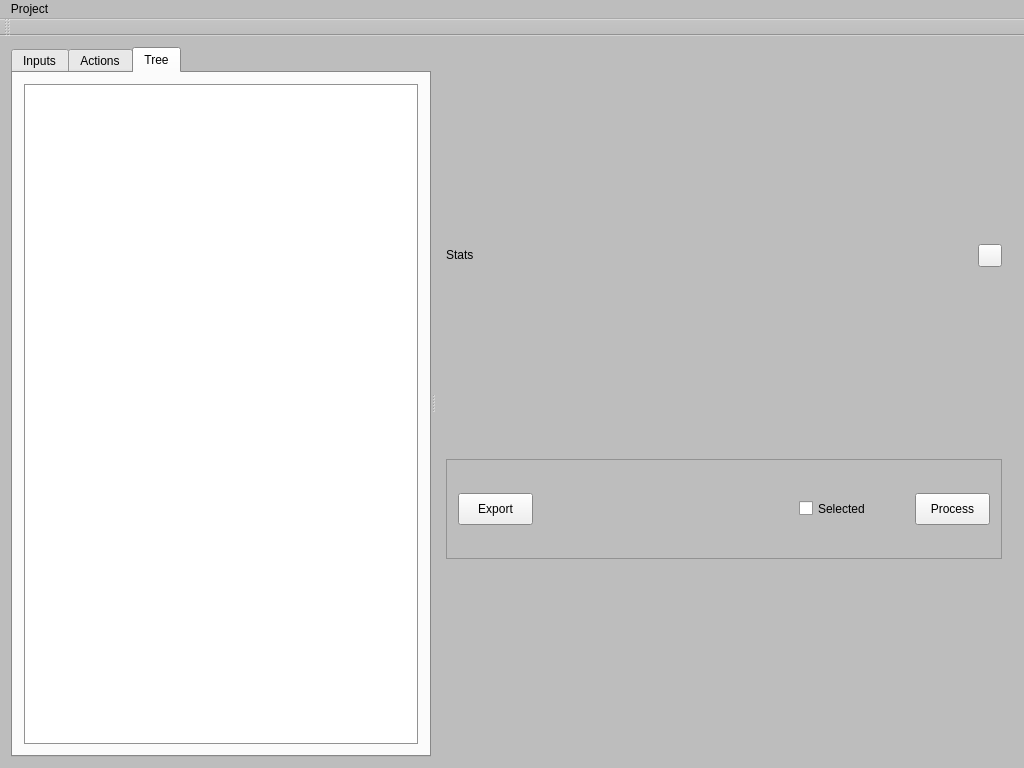
<?xml version="1.0" encoding="UTF-8"?>
<ui version="4.0">
 <class>MainWindow</class>
 <widget class="QMainWindow" name="MainWindow">
  <property name="geometry">
   <rect>
    <x>0</x>
    <y>0</y>
    <width>1024</width>
    <height>768</height>
   </rect>
  </property>
  <property name="palette">
   <palette>
    <active>
     <colorrole role="Window">
      <brush brushstyle="SolidPattern">
       <color alpha="255">
        <red>189</red>
        <green>189</green>
        <blue>189</blue>
       </color>
      </brush>
     </colorrole>
    </active>
    <inactive>
     <colorrole role="Window">
      <brush brushstyle="SolidPattern">
       <color alpha="255">
        <red>189</red>
        <green>189</green>
        <blue>189</blue>
       </color>
      </brush>
     </colorrole>
    </inactive>
    <disabled>
     <colorrole role="Window">
      <brush brushstyle="SolidPattern">
       <color alpha="255">
        <red>189</red>
        <green>189</green>
        <blue>189</blue>
       </color>
      </brush>
     </colorrole>
    </disabled>
   </palette>
  </property>
  <property name="acceptDrops">
   <bool>true</bool>
  </property>
  <property name="windowTitle">
   <string>Graft 0.1</string>
  </property>
  <widget class="QWidget" name="centralWidget">
   <layout class="QGridLayout" name="gridLayout">
    <item row="0" column="0">
     <widget class="QSplitter" name="splitter">
      <property name="sizePolicy">
       <sizepolicy hsizetype="Expanding" vsizetype="Expanding">
        <horstretch>0</horstretch>
        <verstretch>0</verstretch>
       </sizepolicy>
      </property>
      <property name="orientation">
       <enum>Qt::Horizontal</enum>
      </property>
      <widget class="QTabWidget" name="tabWidget">
       <property name="sizePolicy">
        <sizepolicy hsizetype="Preferred" vsizetype="Expanding">
         <horstretch>0</horstretch>
         <verstretch>0</verstretch>
        </sizepolicy>
       </property>
       <property name="minimumSize">
        <size>
         <width>420</width>
         <height>0</height>
        </size>
       </property>
       <property name="maximumSize">
        <size>
         <width>420</width>
         <height>16777215</height>
        </size>
       </property>
       <property name="baseSize">
        <size>
         <width>0</width>
         <height>0</height>
        </size>
       </property>
       <property name="tabPosition">
        <enum>QTabWidget::North</enum>
       </property>
       <property name="tabShape">
        <enum>QTabWidget::Rounded</enum>
       </property>
       <property name="currentIndex">
        <number>2</number>
       </property>
       <widget class="QWidget" name="inputsTab">
        <attribute name="title">
         <string>Inputs</string>
        </attribute>
        <layout class="QVBoxLayout" name="verticalLayout_2">
         <item>
          <layout class="QVBoxLayout" name="filesLayout">
           <item>
            <widget class="QListWidget" name="inputListWidget">
             <property name="minimumSize">
              <size>
               <width>300</width>
               <height>60</height>
              </size>
             </property>
             <property name="maximumSize">
              <size>
               <width>400</width>
               <height>150</height>
              </size>
             </property>
             <property name="verticalScrollBarPolicy">
              <enum>Qt::ScrollBarAsNeeded</enum>
             </property>
             <property name="horizontalScrollBarPolicy">
              <enum>Qt::ScrollBarAlwaysOff</enum>
             </property>
             <property name="autoScroll">
              <bool>true</bool>
             </property>
             <property name="dragEnabled">
              <bool>false</bool>
             </property>
             <property name="dragDropMode">
              <enum>QAbstractItemView::NoDragDrop</enum>
             </property>
             <property name="defaultDropAction">
              <enum>Qt::IgnoreAction</enum>
             </property>
             <property name="selectionBehavior">
              <enum>QAbstractItemView::SelectItems</enum>
             </property>
             <property name="resizeMode">
              <enum>QListView::Adjust</enum>
             </property>
            </widget>
           </item>
           <item>
            <layout class="QHBoxLayout" name="filesListButtonsLayout">
             <property name="spacing">
              <number>11</number>
             </property>
             <item>
              <widget class="QPushButton" name="addInputFilesButton">
               <property name="minimumSize">
                <size>
                 <width>32</width>
                 <height>32</height>
                </size>
               </property>
               <property name="maximumSize">
                <size>
                 <width>32</width>
                 <height>32</height>
                </size>
               </property>
               <property name="toolTip">
                <string>Add file or folder</string>
               </property>
               <property name="text">
                <string>+</string>
               </property>
              </widget>
             </item>
             <item>
              <widget class="QPushButton" name="removeInputFilesButton">
               <property name="minimumSize">
                <size>
                 <width>32</width>
                 <height>32</height>
                </size>
               </property>
               <property name="maximumSize">
                <size>
                 <width>32</width>
                 <height>32</height>
                </size>
               </property>
               <property name="toolTip">
                <string>Remove selected file</string>
               </property>
               <property name="text">
                <string>-</string>
               </property>
              </widget>
             </item>
             <item>
              <spacer name="horizontalSpacer">
               <property name="orientation">
                <enum>Qt::Horizontal</enum>
               </property>
               <property name="sizeType">
                <enum>QSizePolicy::Expanding</enum>
               </property>
               <property name="sizeHint" stdset="0">
                <size>
                 <width>10</width>
                 <height>20</height>
                </size>
               </property>
              </spacer>
             </item>
            </layout>
           </item>
           <item>
            <widget class="InspectorWidget" name="fileInspector">
             <property name="minimumSize">
              <size>
               <width>300</width>
               <height>75</height>
              </size>
             </property>
             <property name="maximumSize">
              <size>
               <width>400</width>
               <height>16777215</height>
              </size>
             </property>
             <property name="widgetResizable">
              <bool>true</bool>
             </property>
             <widget class="QWidget" name="scrollAreaWidgetContents_2">
              <property name="geometry">
               <rect>
                <x>0</x>
                <y>0</y>
                <width>376</width>
                <height>395</height>
               </rect>
              </property>
             </widget>
            </widget>
           </item>
          </layout>
         </item>
        </layout>
       </widget>
       <widget class="QWidget" name="actionsTab">
        <attribute name="title">
         <string>Actions</string>
        </attribute>
        <layout class="QVBoxLayout" name="verticalLayout">
         <item>
          <layout class="QVBoxLayout" name="actionsVLayout">
           <property name="sizeConstraint">
            <enum>QLayout::SetDefaultConstraint</enum>
           </property>
           <item>
            <widget class="QListWidget" name="operationsListWidget">
             <property name="minimumSize">
              <size>
               <width>300</width>
               <height>60</height>
              </size>
             </property>
             <property name="maximumSize">
              <size>
               <width>400</width>
               <height>150</height>
              </size>
             </property>
             <property name="palette">
              <palette>
               <active>
                <colorrole role="Base">
                 <brush brushstyle="SolidPattern">
                  <color alpha="255">
                   <red>255</red>
                   <green>255</green>
                   <blue>255</blue>
                  </color>
                 </brush>
                </colorrole>
               </active>
               <inactive>
                <colorrole role="Base">
                 <brush brushstyle="SolidPattern">
                  <color alpha="255">
                   <red>255</red>
                   <green>255</green>
                   <blue>255</blue>
                  </color>
                 </brush>
                </colorrole>
               </inactive>
               <disabled>
                <colorrole role="Base">
                 <brush brushstyle="SolidPattern">
                  <color alpha="255">
                   <red>189</red>
                   <green>189</green>
                   <blue>189</blue>
                  </color>
                 </brush>
                </colorrole>
               </disabled>
              </palette>
             </property>
             <property name="horizontalScrollBarPolicy">
              <enum>Qt::ScrollBarAlwaysOff</enum>
             </property>
             <property name="dragDropMode">
              <enum>QAbstractItemView::InternalMove</enum>
             </property>
             <property name="defaultDropAction">
              <enum>Qt::TargetMoveAction</enum>
             </property>
            </widget>
           </item>
           <item>
            <layout class="QHBoxLayout" name="actionlistButtonsLayout">
             <item>
              <widget class="QPushButton" name="addActionButton">
               <property name="minimumSize">
                <size>
                 <width>32</width>
                 <height>32</height>
                </size>
               </property>
               <property name="maximumSize">
                <size>
                 <width>32</width>
                 <height>32</height>
                </size>
               </property>
               <property name="toolTip">
                <string>Add operation</string>
               </property>
               <property name="text">
                <string>+</string>
               </property>
              </widget>
             </item>
             <item>
              <widget class="QPushButton" name="removeActionButton">
               <property name="minimumSize">
                <size>
                 <width>32</width>
                 <height>32</height>
                </size>
               </property>
               <property name="maximumSize">
                <size>
                 <width>32</width>
                 <height>32</height>
                </size>
               </property>
               <property name="toolTip">
                <string>Remove selected operation</string>
               </property>
               <property name="text">
                <string>-</string>
               </property>
              </widget>
             </item>
             <item>
              <widget class="QComboBox" name="addActionComboBox">
               <property name="sizePolicy">
                <sizepolicy hsizetype="Expanding" vsizetype="Fixed">
                 <horstretch>0</horstretch>
                 <verstretch>0</verstretch>
                </sizepolicy>
               </property>
               <property name="minimumSize">
                <size>
                 <width>45</width>
                 <height>26</height>
                </size>
               </property>
               <property name="maximumSize">
                <size>
                 <width>498</width>
                 <height>26</height>
                </size>
               </property>
               <property name="toolTip">
                <string>Type of operation to add</string>
               </property>
               <property name="currentText">
                <string/>
               </property>
               <property name="maxVisibleItems">
                <number>15</number>
               </property>
              </widget>
             </item>
            </layout>
           </item>
           <item>
            <widget class="InspectorWidget" name="actionInspector">
             <property name="minimumSize">
              <size>
               <width>300</width>
               <height>75</height>
              </size>
             </property>
             <property name="maximumSize">
              <size>
               <width>400</width>
               <height>16777215</height>
              </size>
             </property>
             <property name="widgetResizable">
              <bool>true</bool>
             </property>
             <widget class="QWidget" name="scrollAreaWidgetContents">
              <property name="geometry">
               <rect>
                <x>0</x>
                <y>0</y>
                <width>376</width>
                <height>395</height>
               </rect>
              </property>
             </widget>
            </widget>
           </item>
          </layout>
         </item>
        </layout>
       </widget>
       <widget class="QWidget" name="treeTab">
        <attribute name="title">
         <string>Tree</string>
        </attribute>
        <layout class="QVBoxLayout" name="verticalLayout_3">
         <item>
          <widget class="QTreeWidget" name="inputNodeTree">
           <property name="alternatingRowColors">
            <bool>false</bool>
           </property>
           <property name="horizontalScrollMode">
            <enum>QAbstractItemView::ScrollPerItem</enum>
           </property>
           <attribute name="headerVisible">
            <bool>false</bool>
           </attribute>
           <column>
            <property name="text">
             <string>Graph</string>
            </property>
           </column>
          </widget>
         </item>
        </layout>
       </widget>
      </widget>
      <widget class="QWidget" name="layoutWidget">
       <layout class="QVBoxLayout" name="outputLayout">
        <item>
         <layout class="QGridLayout" name="inputRenderLayout">
          <property name="sizeConstraint">
           <enum>QLayout::SetMinimumSize</enum>
          </property>
         </layout>
        </item>
        <item>
         <layout class="QHBoxLayout" name="outputButtonsLayoyt">
          <item>
           <widget class="QLabel" name="selectedInputStatsLabel">
            <property name="text">
             <string>&lt;html&gt;&lt;head/&gt;&lt;body&gt;&lt;p&gt;Stats&lt;/p&gt;&lt;/body&gt;&lt;/html&gt;</string>
            </property>
            <property name="textFormat">
             <enum>Qt::RichText</enum>
            </property>
           </widget>
          </item>
          <item>
           <spacer name="horizontalSpacer_2">
            <property name="orientation">
             <enum>Qt::Horizontal</enum>
            </property>
            <property name="sizeType">
             <enum>QSizePolicy::Expanding</enum>
            </property>
            <property name="sizeHint" stdset="0">
             <size>
              <width>40</width>
              <height>1</height>
             </size>
            </property>
           </spacer>
          </item>
          <item>
           <widget class="QToolButton" name="backgroundColorButton">
            <property name="text">
             <string/>
            </property>
           </widget>
          </item>
         </layout>
        </item>
        <item>
         <widget class="QScrollArea" name="outputInspector">
          <property name="minimumSize">
           <size>
            <width>450</width>
            <height>50</height>
           </size>
          </property>
          <property name="maximumSize">
           <size>
            <width>99999</width>
            <height>100</height>
           </size>
          </property>
          <property name="widgetResizable">
           <bool>true</bool>
          </property>
          <widget class="QWidget" name="scrollAreaWidgetContents_3">
           <property name="geometry">
            <rect>
             <x>0</x>
             <y>0</y>
             <width>557</width>
             <height>98</height>
            </rect>
           </property>
           <layout class="QHBoxLayout" name="horizontalLayout">
            <item>
             <widget class="QPushButton" name="exportButton">
              <property name="minimumSize">
               <size>
                <width>75</width>
                <height>32</height>
               </size>
              </property>
              <property name="maximumSize">
               <size>
                <width>75</width>
                <height>32</height>
               </size>
              </property>
              <property name="text">
               <string>Export</string>
              </property>
             </widget>
            </item>
            <item>
             <spacer name="horizontalSpacer_3">
              <property name="orientation">
               <enum>Qt::Horizontal</enum>
              </property>
              <property name="sizeHint" stdset="0">
               <size>
                <width>40</width>
                <height>20</height>
               </size>
              </property>
             </spacer>
            </item>
            <item>
             <widget class="QCheckBox" name="processSelectedOnlyCheckbox">
              <property name="sizePolicy">
               <sizepolicy hsizetype="Expanding" vsizetype="Fixed">
                <horstretch>0</horstretch>
                <verstretch>0</verstretch>
               </sizepolicy>
              </property>
              <property name="minimumSize">
               <size>
                <width>110</width>
                <height>29</height>
               </size>
              </property>
              <property name="maximumSize">
               <size>
                <width>110</width>
                <height>29</height>
               </size>
              </property>
              <property name="toolTip">
               <string extracomment="Only process the currently selected file"/>
              </property>
              <property name="text">
               <string>Selected </string>
              </property>
             </widget>
            </item>
            <item>
             <widget class="QPushButton" name="runConvertorButton">
              <property name="minimumSize">
               <size>
                <width>75</width>
                <height>32</height>
               </size>
              </property>
              <property name="maximumSize">
               <size>
                <width>75</width>
                <height>32</height>
               </size>
              </property>
              <property name="text">
               <string>Process</string>
              </property>
             </widget>
            </item>
           </layout>
          </widget>
         </widget>
        </item>
       </layout>
      </widget>
     </widget>
    </item>
   </layout>
  </widget>
  <widget class="QMenuBar" name="menuBar">
   <property name="geometry">
    <rect>
     <x>0</x>
     <y>0</y>
     <width>1024</width>
     <height>38</height>
    </rect>
   </property>
   <widget class="QMenu" name="menuProject">
    <property name="title">
     <string>Project</string>
    </property>
    <addaction name="actionSave_Actions_Queue"/>
    <addaction name="actionLoad_Actions_Queue"/>
   </widget>
   <addaction name="menuProject"/>
  </widget>
  <widget class="QToolBar" name="mainToolBar">
   <attribute name="toolBarArea">
    <enum>TopToolBarArea</enum>
   </attribute>
   <attribute name="toolBarBreak">
    <bool>false</bool>
   </attribute>
  </widget>
  <action name="actionSave_Actions_Queue">
   <property name="text">
    <string>Save Actions Queue</string>
   </property>
  </action>
  <action name="actionLoad_Actions_Queue">
   <property name="text">
    <string>Load Actions Queue</string>
   </property>
  </action>
 </widget>
 <layoutdefault spacing="6" margin="11"/>
 <customwidgets>
  <customwidget>
   <class>InspectorWidget</class>
   <extends>QScrollArea</extends>
   <header>InspectorWidget.h</header>
   <container>1</container>
  </customwidget>
 </customwidgets>
 <resources/>
 <connections>
  <connection>
   <sender>actionSave_Actions_Queue</sender>
   <signal>triggered(bool)</signal>
   <receiver>MainWindow</receiver>
   <slot>on_project_saveActionQueue_triggered(bool)</slot>
   <hints>
    <hint type="sourcelabel">
     <x>-1</x>
     <y>-1</y>
    </hint>
    <hint type="destinationlabel">
     <x>803</x>
     <y>432</y>
    </hint>
   </hints>
  </connection>
  <connection>
   <sender>actionLoad_Actions_Queue</sender>
   <signal>triggered(bool)</signal>
   <receiver>MainWindow</receiver>
   <slot>on_project_loadActionQueue_triggered(bool)</slot>
   <hints>
    <hint type="sourcelabel">
     <x>-1</x>
     <y>-1</y>
    </hint>
    <hint type="destinationlabel">
     <x>803</x>
     <y>432</y>
    </hint>
   </hints>
  </connection>
 </connections>
 <slots>
  <slot>on_project_saveActionQueue_triggered(bool)</slot>
  <slot>on_project_loadActionQueue_triggered(bool)</slot>
 </slots>
</ui>
